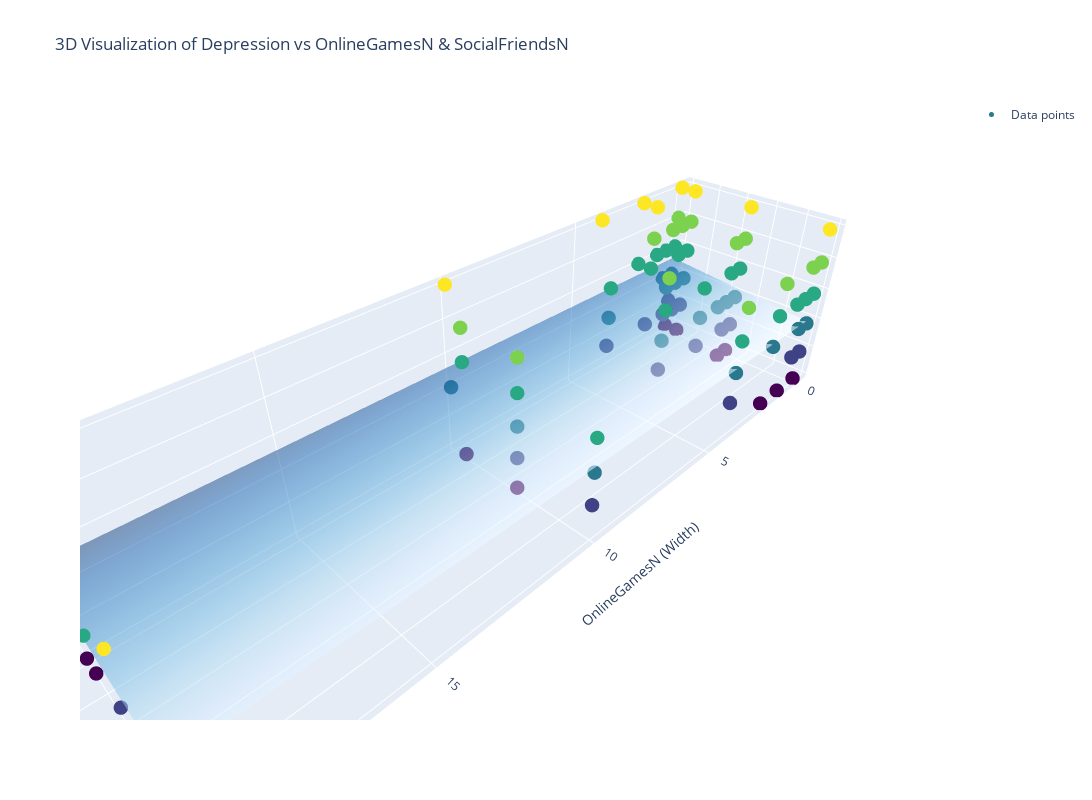

The code cell stored with this chart in its notebook:
### Code cell
import plotly.graph_objects as go
import numpy as np

# Create 3D scatter plot
fig = go.Figure()

# Add scatter plot for OnlineGamesN and SocialFriendsN vs Depression
fig.add_trace(go.Scatter3d(
    x=mapped_df['OnlineGamesN'], 
    y=mapped_df['SocialFriendsN'], 
    z=mapped_df['Depression'], 
    mode='markers', 
    marker=dict(color=mapped_df['Depression'], size=5, colorscale='Viridis'),
    name='Data points'
))

# Create meshgrid for OnlineGamesN (width) and SocialFriendsN (length)
x_vals = np.linspace(mapped_df['OnlineGamesN'].min(), mapped_df['OnlineGamesN'].max(), 100)
y_vals = np.linspace(mapped_df['SocialFriendsN'].min(), mapped_df['SocialFriendsN'].max(), 100)
x_grid, y_grid = np.meshgrid(x_vals, y_vals)

# Predicted values using the numeric model
z_grid = model_numeric.predict(pd.DataFrame({'OnlineGamesN': x_grid.flatten(), 'SocialFriendsN': y_grid.flatten()}))

# Reshape the predicted values back to the meshgrid shape
z_grid = z_grid.values.reshape(x_grid.shape)

# Add the regression surface to the plot
fig.add_trace(go.Surface(
    x=x_grid, 
    y=y_grid, 
    z=z_grid, 
    opacity=0.5, 
    colorscale='Blues', 
    showscale=False, 
    name='Regression Surface'
))

# Add axis labels and title
fig.update_layout(
    title="3D Visualization of Depression vs OnlineGamesN & SocialFriendsN",
    scene=dict(
        xaxis_title='OnlineGamesN (Width)',
        yaxis_title='SocialFriendsN (Length)',
        zaxis_title='Depression'
    ),
    showlegend=True,
    width=1200,
    height=800
)

fig.show()

### Figure 1 — Plotly figure (JSON) as saved in the notebook; plotly's stock layout.template omitted (floating-point values rounded to 4 significant figures; data arrays with more than 128 entries replaced by an {"elided": "..."} marker saying what was removed)
{"data": [{"marker": {"color": {"elided": "687 int values"}, "colorscale": [[0, "#440154"], [0.1111, "#482878"], [0.2222, "#3e4989"], [0.3333, "#31688e"], [0.4444, "#26828e"], [0.5556, "#1f9e89"], [0.6667, "#35b779"], [0.7778, "#6ece58"], [0.8889, "#b5de2b"], [1, "#fde725"]], "size": 5}, "mode": "markers", "name": "Data points", "type": "scatter3d", "x": {"elided": "687 float values"}, "y": {"elided": "687 float values"}, "z": {"elided": "687 int values"}}, {"colorscale": [[0, "rgb(247,251,255)"], [0.125, "rgb(222,235,247)"], [0.25, "rgb(198,219,239)"], [0.375, "rgb(158,202,225)"], [0.5, "rgb(107,174,214)"], [0.625, "rgb(66,146,198)"], [0.75, "rgb(33,113,181)"], [0.875, "rgb(8,81,156)"], [1, "rgb(8,48,107)"]], "name": "Regression Surface", "opacity": 0.5, "showscale": false, "type": "surface", "x": {"elided": "100x100 float values"}, "y": {"elided": "100x100 float values"}, "z": {"elided": "100x100 float values"}}], "layout": {"height": 800, "scene": {"xaxis": {"title": {"text": "OnlineGamesN (Width)"}}, "yaxis": {"title": {"text": "SocialFriendsN (Length)"}}, "zaxis": {"title": {"text": "Depression"}}}, "showlegend": true, "title": {"text": "3D Visualization of Depression vs OnlineGamesN & SocialFriendsN"}, "width": 1200}}
